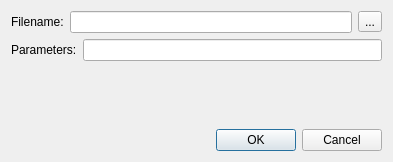
<?xml version="1.0" encoding="UTF-8"?>
<ui version="4.0">
 <class>SelectFileDialog</class>
 <widget class="QDialog" name="SelectFileDialog">
  <property name="geometry">
   <rect>
    <x>0</x>
    <y>0</y>
    <width>393</width>
    <height>162</height>
   </rect>
  </property>
  <property name="windowTitle">
   <string>Select File</string>
  </property>
  <layout class="QVBoxLayout" name="verticalLayout">
   <item>
    <layout class="QHBoxLayout" name="horizontalLayout">
     <item>
      <widget class="QLabel" name="label">
       <property name="text">
        <string>Filename:</string>
       </property>
      </widget>
     </item>
     <item>
      <widget class="QLineEdit" name="lneFilename"/>
     </item>
     <item>
      <widget class="QToolButton" name="toolButton">
       <property name="text">
        <string>...</string>
       </property>
      </widget>
     </item>
    </layout>
   </item>
   <item>
    <layout class="QHBoxLayout" name="horizontalLayout_2">
     <item>
      <widget class="QLabel" name="label_2">
       <property name="text">
        <string>Parameters:</string>
       </property>
      </widget>
     </item>
     <item>
      <widget class="QLineEdit" name="lneParameters"/>
     </item>
    </layout>
   </item>
   <item>
    <spacer name="verticalSpacer">
     <property name="orientation">
      <enum>Qt::Vertical</enum>
     </property>
     <property name="sizeHint" stdset="0">
      <size>
       <width>20</width>
       <height>36</height>
      </size>
     </property>
    </spacer>
   </item>
   <item>
    <widget class="QDialogButtonBox" name="buttonBox">
     <property name="standardButtons">
      <set>QDialogButtonBox::Cancel|QDialogButtonBox::Ok</set>
     </property>
    </widget>
   </item>
  </layout>
 </widget>
 <resources/>
 <connections>
  <connection>
   <sender>buttonBox</sender>
   <signal>rejected()</signal>
   <receiver>SelectFileDialog</receiver>
   <slot>reject()</slot>
   <hints>
    <hint type="sourcelabel">
     <x>196</x>
     <y>137</y>
    </hint>
    <hint type="destinationlabel">
     <x>196</x>
     <y>80</y>
    </hint>
   </hints>
  </connection>
 </connections>
</ui>
